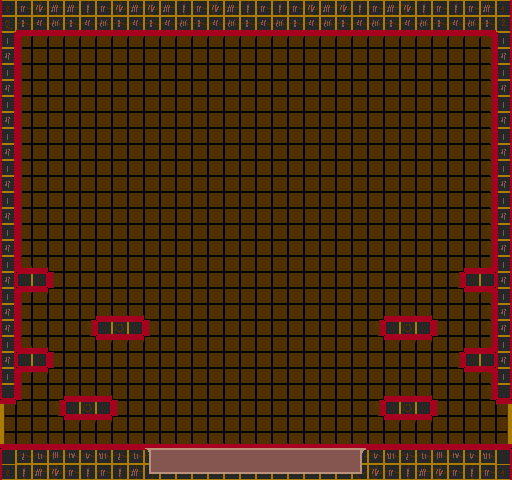

This is a level from a 2D game, rendered from its Tiled map with the project's own tilesets. A one-line summary and the map file follow, with tile-layer data summarised:
An orthogonal 32x30 tile map with 16x16 px tiles, 2 tile layers (back, front) and 17 objects (12x Detritus, 4x Lamp, FrogBoss).

<map version="1.0" orientation="orthogonal" width="32" height="30" tilewidth="16" tileheight="16">
 <tileset firstgid="1" name="tiles1" tilewidth="16" tileheight="16">
  <image source="../../../img/tiles/tiles0.gif" trans="ff00ff" width="256" height="256" />
 </tileset>
 <layer name="back" width="32" height="30">
  <data>[960 cells, 960 non-empty, 15 distinct tile ids]</data>
 </layer>
 <layer name="front" width="32" height="30">
  <data>[960 cells, 194 non-empty, 31 distinct tile ids]</data>
 </layer>
 <objectgroup name="objects" width="32" height="30">
  <properties>
   <property name="entrances" value="[[0,1],[2,1]]" />
   <property name="max_temple" value="0" />
   <property name="min_temple" value="0" />
   <property name="rarity" value="1.0" />
   <property name="remaining" value="1" />
   <property name="tags" value="[&quot;midboss&quot;]" />
  </properties>
  <object name="Lamp" gid="232" x="112" y="288" />
  <object name="FrogBoss" gid="232" x="240" y="352" />
  <object name="Lamp" gid="232" x="416" y="288" />
  <object name="Lamp" gid="232" x="64" y="240" />
  <object name="Lamp" gid="232" x="448" y="240" />
  <object name="Detritus" gid="139" x="144" y="448">
   <properties>
    <property name="rarity" value="0.3" />
    <property name="size" value="1" />
   </properties>
  </object>
  <object name="Detritus" gid="139" x="336" y="448">
   <properties>
    <property name="rarity" value="0.3" />
    <property name="size" value="1" />
   </properties>
  </object>
  <object name="Detritus" gid="139" x="304" y="448">
   <properties>
    <property name="rarity" value="0.3" />
    <property name="size" value="1" />
   </properties>
  </object>
  <object name="Detritus" gid="139" x="400" y="448">
   <properties>
    <property name="rarity" value="0.3" />
    <property name="size" value="1" />
   </properties>
  </object>
  <object name="Detritus" gid="139" x="432" y="448">
   <properties>
    <property name="rarity" value="0.3" />
    <property name="size" value="1" />
   </properties>
  </object>
  <object name="Detritus" gid="139" x="480" y="448">
   <properties>
    <property name="rarity" value="0.3" />
    <property name="size" value="1" />
   </properties>
  </object>
  <object name="Detritus" gid="139" x="64" y="448">
   <properties>
    <property name="rarity" value="0.3" />
    <property name="size" value="1" />
   </properties>
  </object>
  <object name="Detritus" gid="139" x="96" y="448">
   <properties>
    <property name="rarity" value="0.3" />
    <property name="size" value="1" />
   </properties>
  </object>
  <object name="Detritus" gid="139" x="16" y="352">
   <properties>
    <property name="rarity" value="0.3" />
    <property name="side" value="l" />
    <property name="size" value="1" />
   </properties>
  </object>
  <object name="Detritus" gid="139" x="480" y="272">
   <properties>
    <property name="rarity" value="0.3" />
    <property name="side" value="r" />
    <property name="size" value="1" />
   </properties>
  </object>
  <object name="Detritus" gid="139" x="112" y="320">
   <properties>
    <property name="rarity" value="0.3" />
    <property name="size" value="1" />
   </properties>
  </object>
  <object name="Detritus" gid="139" x="400" y="400">
   <properties>
    <property name="rarity" value="0.3" />
    <property name="size" value="1" />
   </properties>
  </object>
 </objectgroup>
</map>
